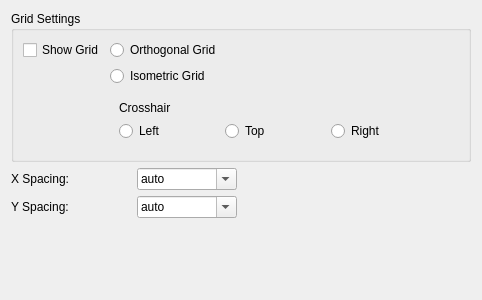
     <widget class="QWidget" name="tab3">
      <attribute name="title">
       <string>&amp;Grid</string>
      </attribute>
      <layout class="QGridLayout" name="gridLayout_9">
       <item row="0" column="0" colspan="2">
        <widget class="QGroupBox" name="bgGrid">
         <property name="minimumSize">
          <size>
           <width>120</width>
           <height>60</height>
          </size>
         </property>
         <property name="title">
          <string>Grid Settings</string>
         </property>
         <layout class="QGridLayout" name="gridLayout_7">
          <item row="0" column="0">
           <widget class="QCheckBox" name="cbGridOn">
            <property name="text">
             <string>Show Grid</string>
            </property>
           </widget>
          </item>
          <item row="0" column="1">
           <widget class="QRadioButton" name="rbOrthogonalGrid">
            <property name="toolTip">
             <string>Use orthogonal grid</string>
            </property>
            <property name="text">
             <string>Orthogonal Grid</string>
            </property>
            <property name="autoExclusive">
             <bool>true</bool>
            </property>
           </widget>
          </item>
          <item row="1" column="1">
           <widget class="QRadioButton" name="rbIsometricGrid">
            <property name="toolTip">
             <string>Use isometric grid</string>
            </property>
            <property name="text">
             <string>Isometric Grid</string>
            </property>
            <property name="autoExclusive">
             <bool>false</bool>
            </property>
           </widget>
          </item>
          <item row="2" column="1">
           <widget class="QWidget" name="widget" native="true">
            <property name="sizePolicy">
             <sizepolicy hsizetype="MinimumExpanding" vsizetype="Minimum">
              <horstretch>0</horstretch>
              <verstretch>0</verstretch>
             </sizepolicy>
            </property>
            <property name="minimumSize">
             <size>
              <width>0</width>
              <height>0</height>
             </size>
            </property>
            <property name="maximumSize">
             <size>
              <width>350</width>
              <height>16777215</height>
             </size>
            </property>
            <layout class="QGridLayout" name="gridLayout_6">
             <item row="1" column="0">
              <widget class="QRadioButton" name="rbCrosshairLeft">
               <property name="sizePolicy">
                <sizepolicy hsizetype="Minimum" vsizetype="Preferred">
                 <horstretch>0</horstretch>
                 <verstretch>0</verstretch>
                </sizepolicy>
               </property>
               <property name="minimumSize">
                <size>
                 <width>100</width>
                 <height>0</height>
                </size>
               </property>
               <property name="toolTip">
                <string>Left crosshair with isometric grid</string>
               </property>
               <property name="text">
                <string>Left</string>
               </property>
              </widget>
             </item>
             <item row="1" column="1">
              <widget class="QRadioButton" name="rbCrosshairTop">
               <property name="sizePolicy">
                <sizepolicy hsizetype="Minimum" vsizetype="Preferred">
                 <horstretch>0</horstretch>
                 <verstretch>0</verstretch>
                </sizepolicy>
               </property>
               <property name="minimumSize">
                <size>
                 <width>100</width>
                 <height>0</height>
                </size>
               </property>
               <property name="toolTip">
                <string>Top crosshair with isometric grid</string>
               </property>
               <property name="text">
                <string>Top</string>
               </property>
              </widget>
             </item>
             <item row="1" column="2">
              <widget class="QRadioButton" name="rbCrosshairRight">
               <property name="sizePolicy">
                <sizepolicy hsizetype="MinimumExpanding" vsizetype="Preferred">
                 <horstretch>0</horstretch>
                 <verstretch>0</verstretch>
                </sizepolicy>
               </property>
               <property name="minimumSize">
                <size>
                 <width>100</width>
                 <height>0</height>
                </size>
               </property>
               <property name="toolTip">
                <string>Right crosshair with isometric grid</string>
               </property>
               <property name="text">
                <string>Right</string>
               </property>
              </widget>
             </item>
             <item row="0" column="0" colspan="3">
              <widget class="QLabel" name="lCrosshair">
               <property name="sizePolicy">
                <sizepolicy hsizetype="Minimum" vsizetype="Preferred">
                 <horstretch>0</horstretch>
                 <verstretch>0</verstretch>
                </sizepolicy>
               </property>
               <property name="minimumSize">
                <size>
                 <width>70</width>
                 <height>0</height>
                </size>
               </property>
               <property name="text">
                <string>Crosshair</string>
               </property>
              </widget>
             </item>
            </layout>
           </widget>
          </item>
         </layout>
        </widget>
       </item>
       <item row="1" column="0">
        <layout class="QGridLayout" name="gridLayout_8">
         <item row="0" column="0">
          <widget class="QLabel" name="lXSpacing">
           <property name="minimumSize">
            <size>
             <width>120</width>
             <height>0</height>
            </size>
           </property>
           <property name="text">
            <string>X Spacing:</string>
           </property>
           <property name="wordWrap">
            <bool>false</bool>
           </property>
          </widget>
         </item>
         <item row="0" column="1">
          <widget class="QComboBox" name="cbXSpacing">
           <property name="minimumSize">
            <size>
             <width>100</width>
             <height>0</height>
            </size>
           </property>
           <property name="editable">
            <bool>true</bool>
           </property>
           <item>
            <property name="text">
             <string>auto</string>
            </property>
           </item>
           <item>
            <property name="text">
             <string notr="true">0.01</string>
            </property>
           </item>
           <item>
            <property name="text">
             <string notr="true">0.1</string>
            </property>
           </item>
           <item>
            <property name="text">
             <string notr="true">1</string>
            </property>
           </item>
           <item>
            <property name="text">
             <string notr="true">10</string>
            </property>
           </item>
          </widget>
         </item>
         <item row="1" column="0">
          <widget class="QLabel" name="lYSpacing">
           <property name="text">
            <string>Y Spacing:</string>
           </property>
           <property name="wordWrap">
            <bool>false</bool>
           </property>
          </widget>
         </item>
         <item row="1" column="1">
          <widget class="QComboBox" name="cbYSpacing">
           <property name="editable">
            <bool>true</bool>
           </property>
           <item>
            <property name="text">
             <string>auto</string>
            </property>
           </item>
           <item>
            <property name="text">
             <string notr="true">0.01</string>
            </property>
           </item>
           <item>
            <property name="text">
             <string notr="true">0.1</string>
            </property>
           </item>
           <item>
            <property name="text">
             <string notr="true">1</string>
            </property>
           </item>
           <item>
            <property name="text">
             <string notr="true">10</string>
            </property>
           </item>
          </widget>
         </item>
        </layout>
       </item>
       <item row="1" column="1">
        <spacer name="horizontalSpacer">
         <property name="orientation">
          <enum>Qt::Horizontal</enum>
         </property>
         <property name="sizeHint" stdset="0">
          <size>
           <width>228</width>
           <height>20</height>
          </size>
         </property>
        </spacer>
       </item>
       <item row="2" column="0">
        <spacer name="verticalSpacer">
         <property name="orientation">
          <enum>Qt::Vertical</enum>
         </property>
         <property name="sizeHint" stdset="0">
          <size>
           <width>20</width>
           <height>71</height>
          </size>
         </property>
        </spacer>
       </item>
      </layout>
     </widget>
